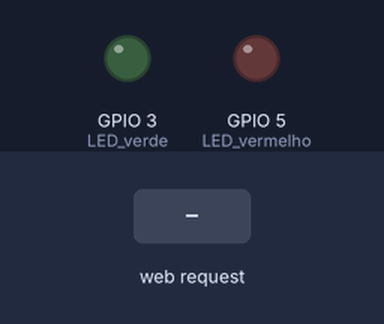
Bench run of a sketch on a simulated ESP8266 (Wemos D1 mini). Parts: output pins drawn as LEDs (lit = HIGH). Inputs (shaded band) come from the test bench. WiFi joins after 1.5 s; servers stay silent unless stated; what the sketch prints to the serial monitor is not drawn.

Above: at 2.7 s.
2.8 s: HTTP request GET /?ledstatus=0 received
At 3.9 s:
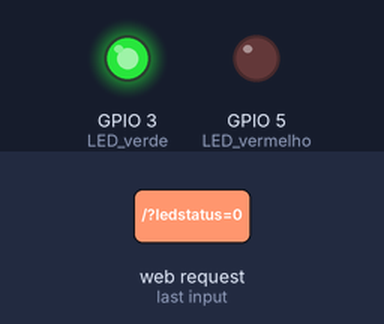
4.3 s: HTTP request GET /?ledstatus=2 received
At 5.0 s:
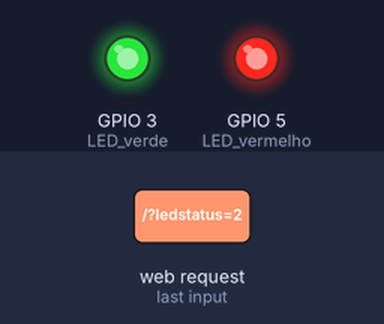
5.8 s: HTTP request GET /?ledstatus=1 received
At 6.1 s:
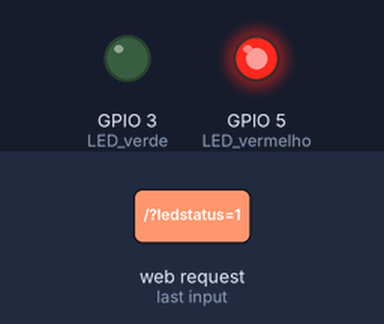
Timing chart, 0 to 8.8 s (numbered marks = the images above; inputs shaded):
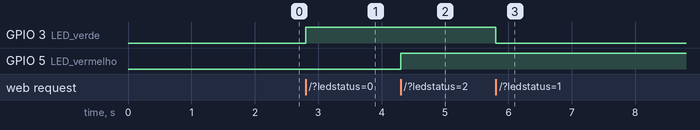

The sketch:

projeto-arduino-controlando-led-via-pagina-web.ino
```cpp
/*

Projeto Gefferson costa
Controlando um LED por uma página web com D1 - Wemos - ESP8266 */

#include <ESP8266WiFi.h>
#include <ESP8266WebServer.h>

#define LED_verde 3
#define LED_vermelho 5

/* Configuração de rede e senha */
const char *rede = "NOS-820D";
const char *senha = "XREKKFGC";

 int estado_led_verde = 0; //desligado
 int estado_led_vermelho = 2; //desligado
 int piscar_led_vermelho = 5; //desligado

ESP8266WebServer server(80); //Objeto "servidor" na porta 80(porta HTTP)


void setup() {

  Serial.begin(115200);
  Serial.println();
  Serial.print("Conectando a ");
  Serial.println(rede);


  WiFi.begin(rede, senha);

  while (WiFi.status() != WL_CONNECTED) //Aguarda a conexao
  {
    Serial.print("Estabelecendo conexão com ");
    Serial.println(WiFi.SSID()); //Imprime o nome da rede
    delay(500);
  }
  Serial.print("Conectado a rede! Endereco IP ESP -> ");
  Serial.println(WiFi.localIP()); //Imprime o IP local do ESP


  /* Cria a associacao entre endereço HTML as funções que serão utilizadas */
  server.on("/", paginaInicial);

  server.begin(); //Inicia o servidor
  pinMode(LED_verde, OUTPUT); //Configura LED Embutido como saída
  digitalWrite(LED_verde, LOW); //Inicia apagado -
  pinMode(LED_vermelho, OUTPUT); //Configura LED Embutido como saída
  digitalWrite(LED_vermelho, LOW); //Inicia apagado -

}

void loop() {
  //Analise das solicitacoes via web
  server.handleClient();
}

void paginaInicial()
{


  String verde_acende = "Acende LED verde";
  String verde_apaga = "Apaga LED verde";
  String vermelho_acende = "Acende LED vermelho";
  String vermelho_apaga = "Apaga LED vermelho";


  //============================
   String htmlMessage = "<!DOCTYPE html>"
                             "<html>"
                             "<head>"
                             "<meta http-equiv=\"refresh\" content=\"1\">" //Atualizar a pagina a cada 1s
                             "<title>Projeto - ESP8266</title>"
                             "</head>"
                             "<body><font face=\"verdana\">"
                             "<h2>Controlar LED via WEB</h2>";

                            //---------------------LED VERDE-------------------------------------------------------
                              if(estado_led_verde == 0)
                              {
                                htmlMessage +=
                                "<a  href=\"/?ledstatus=0\" >"+ verde_acende +"</a><br>";

                                if(server.arg("ledstatus") == "0")
                                {
                                  digitalWrite(LED_verde,HIGH);
                                  estado_led_verde = 1;
                                }
                              }
                              else{
                                htmlMessage +=
                             " <a href=\"/?ledstatus=1\" >"+ verde_apaga +"</a><br>";


                                if(server.arg("ledstatus") == "1")
                                {
                                  digitalWrite(LED_verde,LOW);
                                   estado_led_verde = 0;
                                }

                              }

                              //---------------------LED VERMELHO-------------------------------------------------------
                              if(estado_led_vermelho == 2)
                              {
                                htmlMessage +=
                                "<a href=\"/?ledstatus=2\" >"+ vermelho_acende +"</a><br>";
                                 htmlMessage +=
                                "<a href=\"/?ledstatus=5\" >Piscar LED vermelho</a>";

                                if(server.arg("ledstatus") == "2")
                                {
                                  digitalWrite(LED_vermelho,HIGH);
                                  estado_led_vermelho = 3;
                                }
                                if(server.arg("ledstatus") == "5")
                                {
                                  digitalWrite(LED_vermelho,HIGH);
                                  delay(100);
                                  digitalWrite(LED_vermelho,LOW);
                                  delay(100);
                                  piscar_led_vermelho = 2;
                                }
                              }
                              else{
                                htmlMessage +=
                             " <a href=\"/?ledstatus=3\" >"+ vermelho_apaga +"</a>";


                                if(server.arg("ledstatus") == "3")
                                {
                                  digitalWrite(LED_vermelho,LOW);
                                   estado_led_vermelho = 2;
                                }

                              }


                              "<hr>"
                             "</html>";


  //============================
  server.send(200, "text/html", htmlMessage); //Retorna resposta HTTP
}
```

Measured:
- after the input at 2.8 s, GPIO 3 (LED_verde): LOW → HIGH at once
- after the input at 4.3 s, GPIO 5 (LED_vermelho): LOW → HIGH at once
- after the input at 5.8 s, GPIO 3 (LED_verde): HIGH → LOW at once
